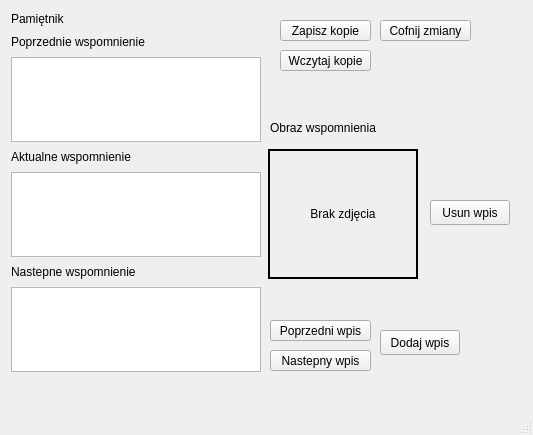
<?xml version="1.0" encoding="UTF-8"?>
<ui version="4.0">
 <class>MainWindow</class>
 <widget class="QMainWindow" name="MainWindow">
  <property name="geometry">
   <rect>
    <x>0</x>
    <y>0</y>
    <width>533</width>
    <height>435</height>
   </rect>
  </property>
  <property name="focusPolicy">
   <enum>Qt::NoFocus</enum>
  </property>
  <property name="windowTitle">
   <string>MainWindow</string>
  </property>
  <widget class="QWidget" name="centralwidget">
   <widget class="QTextEdit" name="aktualnyWpis">
    <property name="geometry">
     <rect>
      <x>11</x>
      <y>172</y>
      <width>250</width>
      <height>85</height>
     </rect>
    </property>
   </widget>
   <widget class="QLabel" name="tytul3">
    <property name="geometry">
     <rect>
      <x>11</x>
      <y>264</y>
      <width>132</width>
      <height>16</height>
     </rect>
    </property>
    <property name="text">
     <string>Nastepne wspomnienie</string>
    </property>
   </widget>
   <widget class="QPushButton" name="poprzednie">
    <property name="geometry">
     <rect>
      <x>270</x>
      <y>320</y>
      <width>101</width>
      <height>21</height>
     </rect>
    </property>
    <property name="text">
     <string>Poprzedni wpis</string>
    </property>
   </widget>
   <widget class="QLabel" name="tytul1">
    <property name="geometry">
     <rect>
      <x>11</x>
      <y>34</y>
      <width>142</width>
      <height>16</height>
     </rect>
    </property>
    <property name="text">
     <string>Poprzednie wspomnienie</string>
    </property>
   </widget>
   <widget class="QLabel" name="obraz">
    <property name="geometry">
     <rect>
      <x>268</x>
      <y>149</y>
      <width>150</width>
      <height>130</height>
     </rect>
    </property>
    <property name="minimumSize">
     <size>
      <width>150</width>
      <height>100</height>
     </size>
    </property>
    <property name="maximumSize">
     <size>
      <width>200</width>
      <height>200</height>
     </size>
    </property>
    <property name="autoFillBackground">
     <bool>false</bool>
    </property>
    <property name="frameShape">
     <enum>QFrame::Panel</enum>
    </property>
    <property name="frameShadow">
     <enum>QFrame::Plain</enum>
    </property>
    <property name="lineWidth">
     <number>2</number>
    </property>
    <property name="midLineWidth">
     <number>0</number>
    </property>
    <property name="text">
     <string>Brak zdjęcia</string>
    </property>
    <property name="alignment">
     <set>Qt::AlignCenter</set>
    </property>
   </widget>
   <widget class="QLabel" name="tytul">
    <property name="geometry">
     <rect>
      <x>11</x>
      <y>11</y>
      <width>55</width>
      <height>16</height>
     </rect>
    </property>
    <property name="text">
     <string>Pamiętnik</string>
    </property>
   </widget>
   <widget class="QLabel" name="tytul4">
    <property name="geometry">
     <rect>
      <x>270</x>
      <y>120</y>
      <width>113</width>
      <height>16</height>
     </rect>
    </property>
    <property name="text">
     <string>Obraz wspomnienia</string>
    </property>
   </widget>
   <widget class="QLabel" name="tytul2">
    <property name="geometry">
     <rect>
      <x>11</x>
      <y>149</y>
      <width>128</width>
      <height>16</height>
     </rect>
    </property>
    <property name="text">
     <string>Aktualne wspomnienie</string>
    </property>
   </widget>
   <widget class="QPushButton" name="dodawanieWpisow">
    <property name="geometry">
     <rect>
      <x>380</x>
      <y>330</y>
      <width>80</width>
      <height>25</height>
     </rect>
    </property>
    <property name="text">
     <string>Dodaj wpis</string>
    </property>
   </widget>
   <widget class="QTextEdit" name="poprzedniWpis">
    <property name="geometry">
     <rect>
      <x>11</x>
      <y>57</y>
      <width>250</width>
      <height>85</height>
     </rect>
    </property>
   </widget>
   <widget class="QPushButton" name="nastepne">
    <property name="geometry">
     <rect>
      <x>270</x>
      <y>350</y>
      <width>101</width>
      <height>21</height>
     </rect>
    </property>
    <property name="text">
     <string>Nastepny wpis</string>
    </property>
   </widget>
   <widget class="QLabel" name="wheelChecker">
    <property name="geometry">
     <rect>
      <x>90</x>
      <y>10</y>
      <width>16</width>
      <height>16</height>
     </rect>
    </property>
    <property name="text">
     <string/>
    </property>
   </widget>
   <widget class="QTextEdit" name="nastepnyWpis">
    <property name="geometry">
     <rect>
      <x>11</x>
      <y>287</y>
      <width>250</width>
      <height>85</height>
     </rect>
    </property>
   </widget>
   <widget class="QPushButton" name="usunWpis">
    <property name="geometry">
     <rect>
      <x>430</x>
      <y>200</y>
      <width>80</width>
      <height>25</height>
     </rect>
    </property>
    <property name="text">
     <string>Usun wpis</string>
    </property>
   </widget>
   <widget class="QPushButton" name="wczytajKopie">
    <property name="geometry">
     <rect>
      <x>280</x>
      <y>50</y>
      <width>91</width>
      <height>21</height>
     </rect>
    </property>
    <property name="text">
     <string>Wczytaj kopie</string>
    </property>
   </widget>
   <widget class="QPushButton" name="zapiszKopie">
    <property name="geometry">
     <rect>
      <x>280</x>
      <y>20</y>
      <width>91</width>
      <height>21</height>
     </rect>
    </property>
    <property name="text">
     <string>Zapisz kopie</string>
    </property>
   </widget>
   <widget class="QPushButton" name="cofnijZmiany">
    <property name="geometry">
     <rect>
      <x>380</x>
      <y>20</y>
      <width>91</width>
      <height>21</height>
     </rect>
    </property>
    <property name="text">
     <string>Cofnij zmiany</string>
    </property>
   </widget>
  </widget>
  <widget class="QMenuBar" name="menubar">
   <property name="geometry">
    <rect>
     <x>0</x>
     <y>0</y>
     <width>533</width>
     <height>25</height>
    </rect>
   </property>
  </widget>
  <widget class="QStatusBar" name="statusbar"/>
 </widget>
 <resources/>
 <connections/>
</ui>
